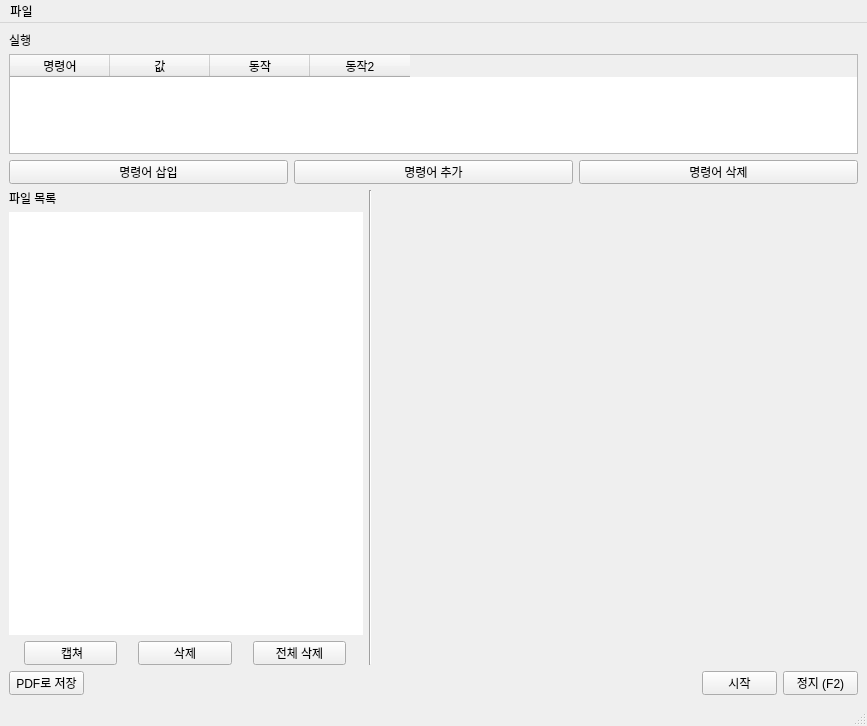
<?xml version="1.0" encoding="UTF-8"?>
<ui version="4.0">
 <class>MainWindow</class>
 <widget class="QMainWindow" name="MainWindow">
  <property name="geometry">
   <rect>
    <x>0</x>
    <y>0</y>
    <width>867</width>
    <height>726</height>
   </rect>
  </property>
  <property name="windowTitle">
   <string>MainWindow</string>
  </property>
  <widget class="QWidget" name="centralwidget">
   <property name="minimumSize">
    <size>
     <width>500</width>
     <height>0</height>
    </size>
   </property>
   <property name="maximumSize">
    <size>
     <width>1181</width>
     <height>939</height>
    </size>
   </property>
   <property name="layoutDirection">
    <enum>Qt::LeftToRight</enum>
   </property>
   <layout class="QVBoxLayout" name="verticalLayout_2" stretch="0,1,0">
    <item>
     <layout class="QHBoxLayout" name="horizontalLayout">
      <item>
       <layout class="QVBoxLayout" name="verticalLayout">
        <item>
         <widget class="QLabel" name="label">
          <property name="maximumSize">
           <size>
            <width>905</width>
            <height>16</height>
           </size>
          </property>
          <property name="text">
           <string>실행</string>
          </property>
         </widget>
        </item>
        <item>
         <widget class="QTableWidget" name="macroTable">
          <property name="sizePolicy">
           <sizepolicy hsizetype="Expanding" vsizetype="Expanding">
            <horstretch>0</horstretch>
            <verstretch>1</verstretch>
           </sizepolicy>
          </property>
          <property name="maximumSize">
           <size>
            <width>90000</width>
            <height>100</height>
           </size>
          </property>
          <property name="font">
           <font>
            <weight>50</weight>
            <bold>false</bold>
           </font>
          </property>
          <property name="rowCount">
           <number>0</number>
          </property>
          <attribute name="verticalHeaderVisible">
           <bool>true</bool>
          </attribute>
          <attribute name="verticalHeaderHighlightSections">
           <bool>true</bool>
          </attribute>
          <column>
           <property name="text">
            <string>명령어</string>
           </property>
          </column>
          <column>
           <property name="text">
            <string>값</string>
           </property>
          </column>
          <column>
           <property name="text">
            <string>동작</string>
           </property>
          </column>
          <column>
           <property name="text">
            <string>동작2</string>
           </property>
          </column>
         </widget>
        </item>
        <item>
         <layout class="QHBoxLayout" name="horizontalLayout_7">
          <item>
           <widget class="QPushButton" name="btnConfigInsert_4">
            <property name="maximumSize">
             <size>
              <width>297</width>
              <height>24</height>
             </size>
            </property>
            <property name="text">
             <string>명령어 삽입</string>
            </property>
           </widget>
          </item>
          <item>
           <widget class="QPushButton" name="btnConfigAdd_4">
            <property name="maximumSize">
             <size>
              <width>297</width>
              <height>24</height>
             </size>
            </property>
            <property name="text">
             <string>명령어 추가</string>
            </property>
           </widget>
          </item>
          <item>
           <widget class="QPushButton" name="btnConfigRemove_4">
            <property name="maximumSize">
             <size>
              <width>297</width>
              <height>24</height>
             </size>
            </property>
            <property name="text">
             <string>명령어 삭제</string>
            </property>
           </widget>
          </item>
         </layout>
        </item>
       </layout>
      </item>
     </layout>
    </item>
    <item>
     <layout class="QHBoxLayout" name="horizontalLayout_2" stretch="0,0,0">
      <item>
       <layout class="QVBoxLayout" name="verticalLayout_3">
        <item>
         <widget class="QLabel" name="lbFileList">
          <property name="maximumSize">
           <size>
            <width>294</width>
            <height>16</height>
           </size>
          </property>
          <property name="text">
           <string>파일 목록</string>
          </property>
         </widget>
        </item>
        <item>
         <widget class="QListWidget" name="lsFiles">
          <property name="frameShape">
           <enum>QFrame::NoFrame</enum>
          </property>
          <property name="iconSize">
           <size>
            <width>80</width>
            <height>120</height>
           </size>
          </property>
          <property name="textElideMode">
           <enum>Qt::ElideLeft</enum>
          </property>
          <property name="verticalScrollMode">
           <enum>QAbstractItemView::ScrollPerItem</enum>
          </property>
          <property name="gridSize">
           <size>
            <width>0</width>
            <height>120</height>
           </size>
          </property>
          <property name="viewMode">
           <enum>QListView::ListMode</enum>
          </property>
         </widget>
        </item>
        <item>
         <layout class="QHBoxLayout" name="horizontalLayout_8">
          <item>
           <widget class="QPushButton" name="btnCapture">
            <property name="maximumSize">
             <size>
              <width>93</width>
              <height>24</height>
             </size>
            </property>
            <property name="font">
             <font>
              <weight>50</weight>
              <bold>false</bold>
             </font>
            </property>
            <property name="text">
             <string> 캡쳐</string>
            </property>
           </widget>
          </item>
          <item>
           <widget class="QPushButton" name="btnDeleteFile">
            <property name="maximumSize">
             <size>
              <width>94</width>
              <height>24</height>
             </size>
            </property>
            <property name="text">
             <string>삭제</string>
            </property>
           </widget>
          </item>
          <item>
           <widget class="QPushButton" name="btnDeleteAllFiles">
            <property name="maximumSize">
             <size>
              <width>93</width>
              <height>24</height>
             </size>
            </property>
            <property name="text">
             <string>전체 삭제</string>
            </property>
           </widget>
          </item>
         </layout>
        </item>
       </layout>
      </item>
      <item>
       <widget class="Line" name="line">
        <property name="orientation">
         <enum>Qt::Vertical</enum>
        </property>
       </widget>
      </item>
      <item>
       <widget class="QLabel" name="lbPreview">
        <property name="minimumSize">
         <size>
          <width>480</width>
          <height>0</height>
         </size>
        </property>
        <property name="sizeIncrement">
         <size>
          <width>0</width>
          <height>0</height>
         </size>
        </property>
        <property name="font">
         <font>
          <weight>50</weight>
          <bold>false</bold>
         </font>
        </property>
        <property name="autoFillBackground">
         <bool>true</bool>
        </property>
        <property name="text">
         <string/>
        </property>
       </widget>
      </item>
     </layout>
    </item>
    <item>
     <layout class="QHBoxLayout" name="horizontalLayout_3" stretch="0,0,0,0">
      <item>
       <widget class="QPushButton" name="btnToPdf">
        <property name="maximumSize">
         <size>
          <width>75</width>
          <height>24</height>
         </size>
        </property>
        <property name="text">
         <string>PDF로 저장</string>
        </property>
       </widget>
      </item>
      <item>
       <spacer name="horizontalSpacer">
        <property name="maximumSize">
         <size>
          <width>664</width>
          <height>24</height>
         </size>
        </property>
        <property name="sizeHint" stdset="0">
         <size>
          <width>40</width>
          <height>20</height>
         </size>
        </property>
       </spacer>
      </item>
      <item>
       <widget class="QPushButton" name="btnStart">
        <property name="maximumSize">
         <size>
          <width>75</width>
          <height>24</height>
         </size>
        </property>
        <property name="font">
         <font>
          <weight>50</weight>
          <bold>false</bold>
         </font>
        </property>
        <property name="text">
         <string>시작</string>
        </property>
       </widget>
      </item>
      <item>
       <widget class="QPushButton" name="btnStop">
        <property name="maximumSize">
         <size>
          <width>75</width>
          <height>24</height>
         </size>
        </property>
        <property name="font">
         <font>
          <weight>50</weight>
          <bold>false</bold>
         </font>
        </property>
        <property name="text">
         <string>정지 (F2)</string>
        </property>
       </widget>
      </item>
     </layout>
    </item>
   </layout>
  </widget>
  <widget class="QMenuBar" name="menubar">
   <property name="geometry">
    <rect>
     <x>0</x>
     <y>0</y>
     <width>867</width>
     <height>18</height>
    </rect>
   </property>
   <widget class="QMenu" name="menu">
    <property name="title">
     <string>파일</string>
    </property>
    <addaction name="actionOpen_O"/>
    <addaction name="actionSave"/>
    <addaction name="actionSave_as"/>
    <addaction name="separator"/>
    <addaction name="actionExit_q"/>
   </widget>
   <addaction name="menu"/>
  </widget>
  <widget class="QStatusBar" name="statusbar"/>
  <action name="actionOpen_O">
   <property name="text">
    <string>열기(&amp;o)</string>
   </property>
  </action>
  <action name="actionSave">
   <property name="text">
    <string>저장(&amp;s)</string>
   </property>
  </action>
  <action name="actionSave_as">
   <property name="text">
    <string>다른 이름으로 저장(&amp;a)</string>
   </property>
  </action>
  <action name="actionExit_q">
   <property name="text">
    <string>종료(&amp;q)</string>
   </property>
  </action>
 </widget>
 <resources/>
 <connections/>
</ui>
